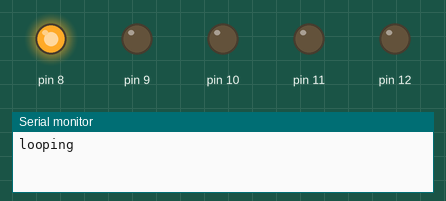
Simulated run of this sketch. Board: Arduino Uno, built with avr-gcc and run on an emulated ATmega328P. On the bench: output pins drawn as LEDs (lit = HIGH), the last lines printed to the serial monitor.

Above: at 0.02 s.
At 0.77 s:
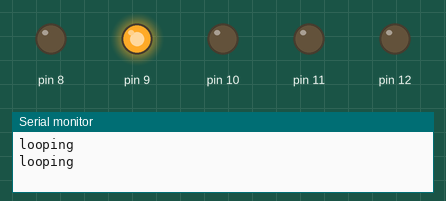
At 1.47 s:
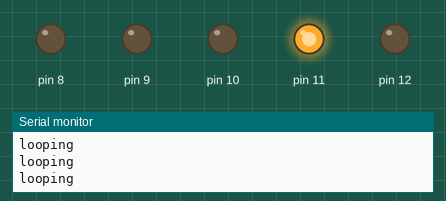
At 2.22 s:
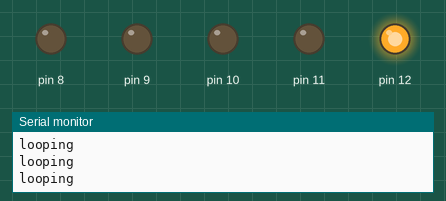
At 2.92 s:
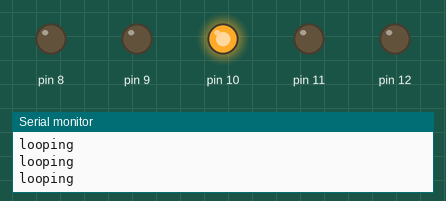
Timing chart, 0 to 3.2 s (numbered marks = the images above):
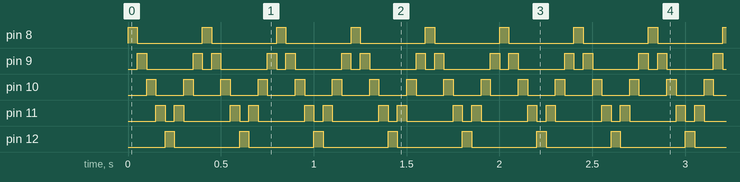

The sketch:

push-pull-aa.ino
```cpp
// Thu  3 Mar 13:19:49 UTC 2022

// initially unrelated code - avr8js boilerplate program

// https://tinyurl.com/y7hzclml  - circuit only

void setup() {
  Serial.begin(115200);

  // add external voltage (Javascript) with name "pin n" to access output pins
  pinMode(8, OUTPUT);
  pinMode(9, OUTPUT);
  pinMode(10, OUTPUT);
  pinMode(11, OUTPUT);
  pinMode(12, OUTPUT);
}

void loop() {
  int i;
  Serial.println("looping");
  for (i = 8; i != 12; i++) {
    digitalWrite(i, HIGH);
    delay(50);
    digitalWrite(i, LOW);
  }
  for (i = 12; i != 8; i--) {
    digitalWrite(i, HIGH);
    delay(50);
    digitalWrite(i, LOW);
  }
}

#if 0

$ 1 0.000005 10.20027730826997 50 5 50 5e-11
g 336 448 336 496 0 0
R 224 64 160 64 0 0 40 5 0 0 0.5
R 192 256 144 256 0 2 20 2.5 2.5 0 0.5
p 192 256 192 320 1 0 0
f 272 208 336 208 33 1.5 0.02
w 224 64 336 64 0
f 272 304 336 304 32 1.5 0.02
r 336 320 336 400 0 10
w 272 208 272 256 0
w 272 304 272 256 0
w 192 256 272 256 0
w 336 224 336 256 0
w 336 288 336 256 0
w 336 256 464 256 0
p 464 256 464 320 1 0 0
162 576 256 576 320 2 default-led 1 0 0 0.01
w 464 256 576 256 0
r 576 320 576 400 0 2200
g 576 448 576 496 0 0
162 576 64 576 128 2 default-led 1 0 0 0.01
r 576 128 576 208 0 2200
370 336 112 336 160 1 0 0
370 336 400 336 448 1 0 0
370 576 208 576 256 1 0 0
370 576 400 576 448 1 0 0
w 336 64 576 64 0
w 336 160 336 192 0
w 336 112 336 64 0
o 3 64 0 4098 5 0.1 0 1

#endif
// END.
```

Measured:
- by itself, pin 8, pin 12: alternates HIGH for 0.05 s and LOW for 0.35 s
- by itself, pin 9: repeats every 0.40 s: LOW 0.25 s, HIGH 0.05 s, LOW 0.05 s, HIGH 0.05 s
- by itself, pin 10: alternates HIGH for 0.05 s and LOW for 0.15 s
- by itself, pin 11: repeats every 0.40 s: LOW 0.05 s, HIGH 0.05 s, LOW 0.25 s, HIGH 0.05 s
